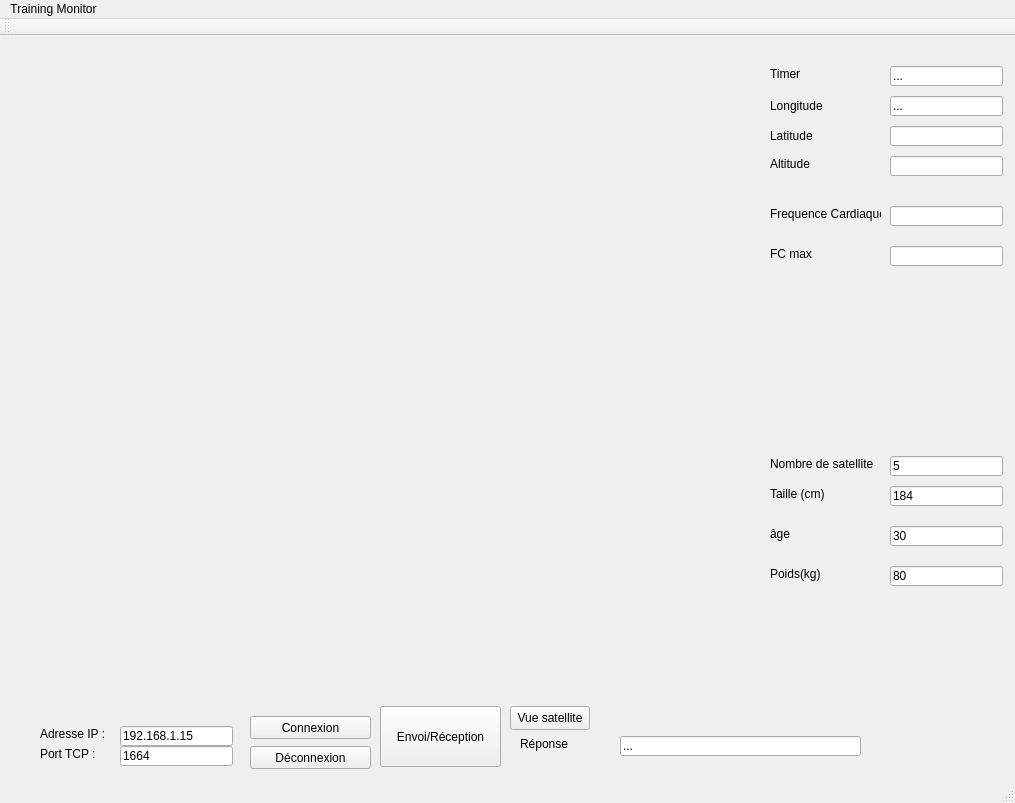
<?xml version="1.0" encoding="UTF-8"?>
<ui version="4.0">
 <class>MainWindow</class>
 <widget class="QMainWindow" name="MainWindow">
  <property name="geometry">
   <rect>
    <x>0</x>
    <y>0</y>
    <width>1015</width>
    <height>803</height>
   </rect>
  </property>
  <property name="windowTitle">
   <string>Client TCP v0.1</string>
  </property>
  <widget class="QWidget" name="centralWidget">
   <widget class="QLabel" name="label_1">
    <property name="geometry">
     <rect>
      <x>40</x>
      <y>690</y>
      <width>81</width>
      <height>16</height>
     </rect>
    </property>
    <property name="text">
     <string>Adresse IP :</string>
    </property>
   </widget>
   <widget class="QLabel" name="label_2">
    <property name="geometry">
     <rect>
      <x>40</x>
      <y>710</y>
      <width>81</width>
      <height>16</height>
     </rect>
    </property>
    <property name="text">
     <string>Port TCP :</string>
    </property>
   </widget>
   <widget class="QLineEdit" name="lineEdit_ip">
    <property name="geometry">
     <rect>
      <x>120</x>
      <y>690</y>
      <width>113</width>
      <height>20</height>
     </rect>
    </property>
    <property name="text">
     <string>192.168.1.15</string>
    </property>
   </widget>
   <widget class="QLineEdit" name="lineEdit_port">
    <property name="geometry">
     <rect>
      <x>120</x>
      <y>710</y>
      <width>113</width>
      <height>20</height>
     </rect>
    </property>
    <property name="text">
     <string>1664</string>
    </property>
   </widget>
   <widget class="QLabel" name="label_4">
    <property name="geometry">
     <rect>
      <x>520</x>
      <y>700</y>
      <width>51</width>
      <height>16</height>
     </rect>
    </property>
    <property name="text">
     <string>Réponse :</string>
    </property>
   </widget>
   <widget class="QLineEdit" name="lineEdit_reponse">
    <property name="geometry">
     <rect>
      <x>620</x>
      <y>700</y>
      <width>241</width>
      <height>20</height>
     </rect>
    </property>
    <property name="text">
     <string>...</string>
    </property>
   </widget>
   <widget class="QPushButton" name="connexionButton">
    <property name="geometry">
     <rect>
      <x>250</x>
      <y>680</y>
      <width>121</width>
      <height>23</height>
     </rect>
    </property>
    <property name="text">
     <string>Connexion</string>
    </property>
   </widget>
   <widget class="QPushButton" name="deconnexionButton">
    <property name="geometry">
     <rect>
      <x>250</x>
      <y>710</y>
      <width>121</width>
      <height>23</height>
     </rect>
    </property>
    <property name="text">
     <string>Déconnexion</string>
    </property>
   </widget>
   <widget class="QPushButton" name="envoiButton">
    <property name="geometry">
     <rect>
      <x>380</x>
      <y>670</y>
      <width>121</width>
      <height>61</height>
     </rect>
    </property>
    <property name="text">
     <string>Envoi/Réception</string>
    </property>
   </widget>
   <widget class="QLabel" name="label_Heure">
    <property name="geometry">
     <rect>
      <x>770</x>
      <y>30</y>
      <width>31</width>
      <height>16</height>
     </rect>
    </property>
    <property name="text">
     <string>Timer</string>
    </property>
   </widget>
   <widget class="QLineEdit" name="labelHeure">
    <property name="geometry">
     <rect>
      <x>890</x>
      <y>30</y>
      <width>113</width>
      <height>20</height>
     </rect>
    </property>
    <property name="text">
     <string>...</string>
    </property>
   </widget>
   <widget class="QLineEdit" name="labelLongitude">
    <property name="geometry">
     <rect>
      <x>890</x>
      <y>60</y>
      <width>113</width>
      <height>20</height>
     </rect>
    </property>
    <property name="text">
     <string>...</string>
    </property>
   </widget>
   <widget class="QLineEdit" name="labelLatitude">
    <property name="geometry">
     <rect>
      <x>890</x>
      <y>90</y>
      <width>113</width>
      <height>20</height>
     </rect>
    </property>
    <property name="text">
     <string/>
    </property>
   </widget>
   <widget class="QLabel" name="label_Longitude">
    <property name="geometry">
     <rect>
      <x>770</x>
      <y>60</y>
      <width>71</width>
      <height>20</height>
     </rect>
    </property>
    <property name="text">
     <string>Longitude</string>
    </property>
   </widget>
   <widget class="QLabel" name="label_Latitude">
    <property name="geometry">
     <rect>
      <x>770</x>
      <y>90</y>
      <width>71</width>
      <height>20</height>
     </rect>
    </property>
    <property name="text">
     <string>Latitude</string>
    </property>
   </widget>
   <widget class="QLabel" name="label_Carte">
    <property name="geometry">
     <rect>
      <x>30</x>
      <y>30</y>
      <width>694</width>
      <height>638</height>
     </rect>
    </property>
    <property name="minimumSize">
     <size>
      <width>694</width>
      <height>638</height>
     </size>
    </property>
    <property name="maximumSize">
     <size>
      <width>694</width>
      <height>638</height>
     </size>
    </property>
    <property name="text">
     <string/>
    </property>
   </widget>
   <widget class="QLineEdit" name="labelAltitude">
    <property name="geometry">
     <rect>
      <x>890</x>
      <y>120</y>
      <width>113</width>
      <height>20</height>
     </rect>
    </property>
    <property name="text">
     <string/>
    </property>
   </widget>
   <widget class="QLineEdit" name="label_FrequenceCardiaque">
    <property name="geometry">
     <rect>
      <x>890</x>
      <y>170</y>
      <width>113</width>
      <height>20</height>
     </rect>
    </property>
    <property name="text">
     <string/>
    </property>
   </widget>
   <widget class="QLabel" name="label">
    <property name="geometry">
     <rect>
      <x>770</x>
      <y>120</y>
      <width>49</width>
      <height>16</height>
     </rect>
    </property>
    <property name="text">
     <string>Altitude</string>
    </property>
   </widget>
   <widget class="QLabel" name="label_3">
    <property name="geometry">
     <rect>
      <x>770</x>
      <y>170</y>
      <width>111</width>
      <height>16</height>
     </rect>
    </property>
    <property name="text">
     <string>Frequence Cardiaque</string>
    </property>
   </widget>
   <widget class="QLabel" name="label_5">
    <property name="geometry">
     <rect>
      <x>770</x>
      <y>210</y>
      <width>111</width>
      <height>16</height>
     </rect>
    </property>
    <property name="text">
     <string>FC max</string>
    </property>
   </widget>
   <widget class="QLineEdit" name="label_FCmax">
    <property name="geometry">
     <rect>
      <x>890</x>
      <y>210</y>
      <width>113</width>
      <height>20</height>
     </rect>
    </property>
    <property name="text">
     <string/>
    </property>
   </widget>
   <widget class="QPushButton" name="VueSatellite">
    <property name="geometry">
     <rect>
      <x>510</x>
      <y>670</y>
      <width>80</width>
      <height>24</height>
     </rect>
    </property>
    <property name="text">
     <string>Vue satellite</string>
    </property>
   </widget>
   <widget class="QLineEdit" name="labelFCmax_2">
    <property name="geometry">
     <rect>
      <x>890</x>
      <y>530</y>
      <width>113</width>
      <height>20</height>
     </rect>
    </property>
    <property name="text">
     <string>80</string>
    </property>
   </widget>
   <widget class="QLineEdit" name="Age">
    <property name="geometry">
     <rect>
      <x>890</x>
      <y>490</y>
      <width>113</width>
      <height>20</height>
     </rect>
    </property>
    <property name="text">
     <string>30</string>
    </property>
   </widget>
   <widget class="QLineEdit" name="labelFCmax_4">
    <property name="geometry">
     <rect>
      <x>890</x>
      <y>450</y>
      <width>113</width>
      <height>20</height>
     </rect>
    </property>
    <property name="text">
     <string>184</string>
    </property>
   </widget>
   <widget class="QLabel" name="label_6">
    <property name="geometry">
     <rect>
      <x>770</x>
      <y>450</y>
      <width>111</width>
      <height>16</height>
     </rect>
    </property>
    <property name="text">
     <string>Taille (cm)</string>
    </property>
   </widget>
   <widget class="QLabel" name="label_7">
    <property name="geometry">
     <rect>
      <x>770</x>
      <y>490</y>
      <width>111</width>
      <height>16</height>
     </rect>
    </property>
    <property name="text">
     <string>âge</string>
    </property>
   </widget>
   <widget class="QLabel" name="label_8">
    <property name="geometry">
     <rect>
      <x>770</x>
      <y>530</y>
      <width>111</width>
      <height>16</height>
     </rect>
    </property>
    <property name="text">
     <string>Poids(kg)</string>
    </property>
   </widget>
   <widget class="QLineEdit" name="label_nbrSatellite">
    <property name="geometry">
     <rect>
      <x>890</x>
      <y>420</y>
      <width>113</width>
      <height>20</height>
     </rect>
    </property>
    <property name="text">
     <string>5</string>
    </property>
   </widget>
   <widget class="QLabel" name="label_9">
    <property name="geometry">
     <rect>
      <x>770</x>
      <y>420</y>
      <width>111</width>
      <height>16</height>
     </rect>
    </property>
    <property name="text">
     <string>Nombre de satellite</string>
    </property>
   </widget>
  </widget>
  <widget class="QMenuBar" name="menuBar">
   <property name="geometry">
    <rect>
     <x>0</x>
     <y>0</y>
     <width>1015</width>
     <height>21</height>
    </rect>
   </property>
   <widget class="QMenu" name="menuTraining_Monitor">
    <property name="title">
     <string>Training Monitor</string>
    </property>
   </widget>
   <addaction name="menuTraining_Monitor"/>
  </widget>
  <widget class="QToolBar" name="mainToolBar">
   <attribute name="toolBarArea">
    <enum>TopToolBarArea</enum>
   </attribute>
   <attribute name="toolBarBreak">
    <bool>false</bool>
   </attribute>
  </widget>
  <widget class="QStatusBar" name="statusBar"/>
 </widget>
 <layoutdefault spacing="6" margin="11"/>
 <resources/>
 <connections/>
</ui>
